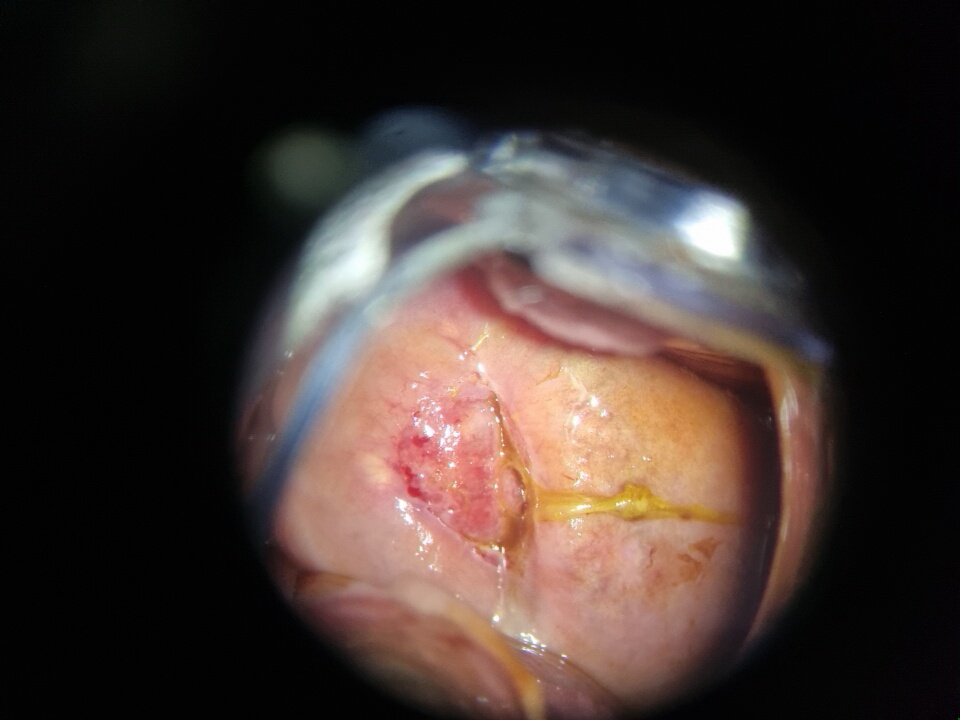
#> input picture CNN_AI/Pacientes_imagenes/paciente6_1/Captura_24.jpg, 960 x 720 px, found by its file name
$ python segmentacionArea.py
#> lines starting #> are read from the running program, lines starting #| are printed output that depends on the picture; after the words box and inside, x2 and y2 are one past the last pixel; in counts of white or black regions, pixels touching at a corner belong together
import cv2
import numpy as np
import matplotlib.pyplot as plt

# Leer la imagen
img = cv2.imread("Pacientes_imagenes/paciente6/Captura_24.jpg")
#> img is the input picture: shape (720, 960, 3); mean B, G, R 48.6, 53.1, 65.8
hsv_img = cv2.cvtColor(img, cv2.COLOR_BGR2HSV)

# Definir rangos de colorqq
lower_cyan = np.array([80, 80, 100])
upper_cyan = np.array([100, 255, 255])
mask_cyan = cv2.inRange(hsv_img, lower_cyan, upper_cyan)
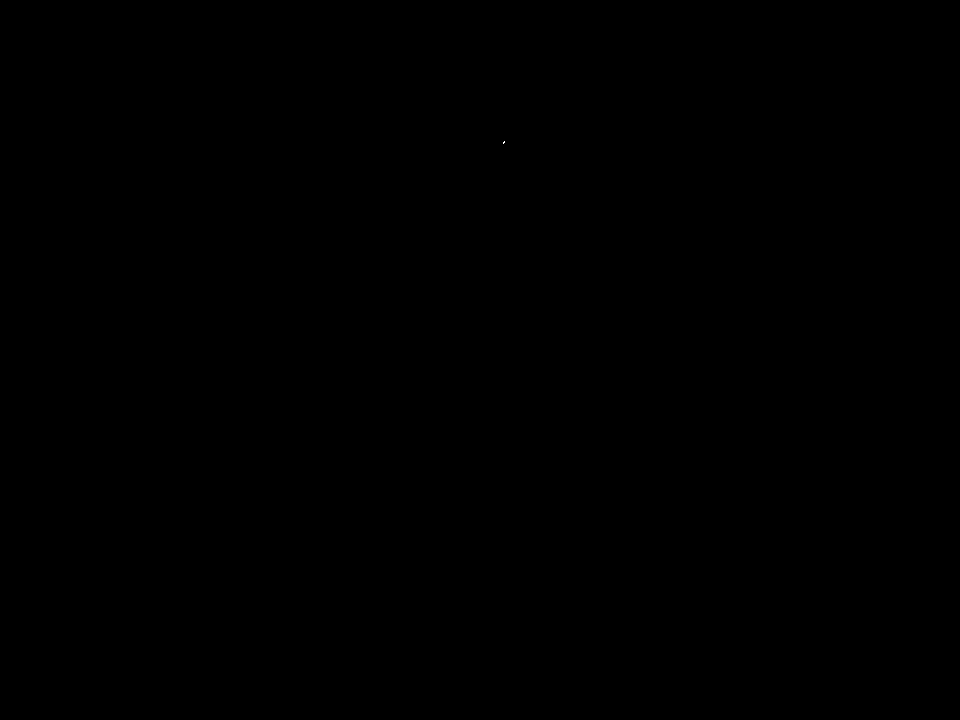
#> mask_cyan: shape (720, 960); 0% white in thin lines or dots, all inside (x1, y1, x2, y2) = (503, 141, 505, 144)

lower_blue = np.array([85, 50, 50])
upper_blue = np.array([109, 255, 255])
mask_blue = cv2.inRange(hsv_img, lower_blue, upper_blue)

lower_skyblue = np.array([90, 50, 100])
upper_skyblue = np.array([120, 255, 255])
mask_blue_sky = cv2.inRange(hsv_img, lower_skyblue, upper_skyblue)

lower_carnita = np.array([0, 0, 0])
upper_carnita = np.array([179, 203, 255])
mask_carnita = cv2.inRange(hsv_img, lower_carnita, upper_carnita)
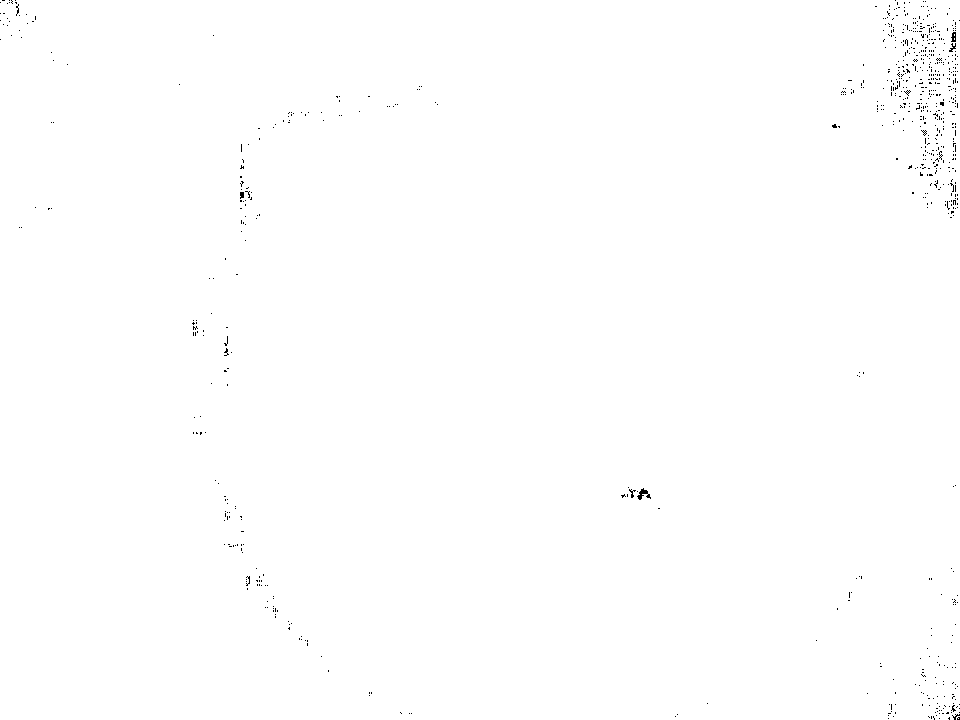
#> mask_carnita: shape (720, 960); 99.7% white; black in thin lines or dots

lower_carnita_clara = np.array([0, 15, 120])
upper_carnita_clara = np.array([20, 90, 255])
mask_carnita2 = cv2.inRange(hsv_img, lower_carnita_clara, upper_carnita_clara)

lower_Violet = np.array([85, 4, 0])
upper_Violet = np.array([138, 219, 122])
mask_violet = cv2.inRange(hsv_img, lower_Violet, upper_Violet)

lower_pink = np.array([0, 0, 20])
upper_pink = np.array([179, 142, 255])
mask_pink = cv2.inRange(hsv_img, lower_pink, upper_pink)

lower_rosa_claro = np.array([160, 20, 180])
upper_rosa_claro = np.array([180, 100, 255])
mask_pink2= cv2.inRange(hsv_img, lower_rosa_claro, upper_rosa_claro)

lower_white = np.array([0, 0, 200])
upper_white = np.array([179, 30, 255])
mask_white = cv2.inRange(hsv_img, lower_white, upper_white)

lower_color_lavanda = np.array([111, 34, 246])
upper_color_lavanda = np.array([124, 143, 253])
mask_lavanda = cv2.inRange(hsv_img, lower_color_lavanda, upper_color_lavanda)

lower_color_morado = np.array([111, 34, 246])
upper_color_morado = np.array([124, 143, 253])
mask_lavanda = cv2.inRange(hsv_img, lower_color_morado, upper_color_morado)

lower_lavanda_negro = np.array([120, 30, 40])
upper_lavanda_negro = np.array([135, 100, 120])

mask_lavanda_obscuro = cv2.inRange(hsv_img, lower_lavanda_negro, upper_lavanda_negro)

lower_black = np.array([120, 30, 40])
upper_black = np.array([135, 120, 60])
mask_negro = cv2.inRange(hsv_img, lower_black, upper_black)

lower_azul_violeta = np.array([125, 50, 70])
upper_azul_violeta = np.array([145, 180, 255])
mask_negro_violeta = cv2.inRange(hsv_img, lower_azul_violeta, upper_azul_violeta)

lower_lavanda_violeta = np.array([120, 60, 130])
upper_lavanda_violeta = np.array([135, 180, 255])
mask_negro_violeta = cv2.inRange(hsv_img, lower_lavanda_violeta, upper_lavanda_violeta)

lower_violeta2 = np.array([110, 60, 150])
upper_violeta2 = np.array([140, 255, 255])
mask_violeta2 = cv2.inRange(hsv_img, lower_violeta2, upper_violeta2)

lower_violeta3 = np.array([110, 100, 60])
upper_violeta3= np.array([140, 255, 180])
mask_violeta3 = cv2.inRange(hsv_img, lower_violeta3, upper_violeta3)

lower_uv = np.array([123, 112, 103])
upper_uv = np.array([130, 208, 247])
mask_violeta4 = cv2.inRange(hsv_img, lower_uv, upper_uv)

lower_red1 = np.array([0, 45, 50])
upper_red1 = np.array([15, 255, 255])

lower_red2 = np.array([160, 45, 50])
upper_red2 = np.array([179, 255, 255])

lower_yellow = np.array([20, 80, 80])
upper_yellow = np.array([35, 255, 255])

lower_pale = np.array([8,  25, 140])
upper_pale = np.array([22, 70, 255])
lower_beige_yellow = np.array([15, 20, 120])
upper_beige_yellow = np.array([40, 110, 255])

lower_yellow = np.array([18, 40, 130])
upper_yellow = np.array([38, 160, 255])

mask_yellow2=cv2.inRange(hsv_img,lower_yellow,upper_yellow)

lower_flesh = np.array([5, 15, 120])
upper_flesh = np.array([25, 90, 255])

mask_flesh=cv2.inRange(hsv_img,lower_flesh,upper_flesh)

lower_red1 = np.array([0, 50, 80])
upper_red1 = np.array([15, 255, 255])

lower_tone = np.array([15, 25, 135])
upper_tone = np.array([40, 120, 255])
mask_tone=cv2.inRange(hsv_img,lower_tone,upper_tone)

mask_red1=cv2.inRange(hsv_img,lower_red1,upper_red1)
lower_red2 = np.array([165, 50, 80])
upper_red2 = np.array([179, 255, 255])

lower_verde =np.array ([40, 80, 80])
upper_verde = np.array([85, 255, 255])

mask_green=cv2.inRange(hsv_img,lower_verde,upper_verde)

lower_yellow_carne = np.array([15, 40, 120])
upper_yellow_carne = np.array([20, 120, 230])
mask_YC=cv2.inRange(hsv_img,lower_yellow_carne,upper_yellow_carne)
mask_beige_yellow=cv2.inRange(hsv_img,lower_beige_yellow,upper_beige_yellow)
mask_rosa_palido=cv2.inRange(hsv_img,lower_pale,upper_pale)
mask_yellow=cv2.inRange(hsv_img,lower_yellow,upper_yellow)

mask_red =cv2.inRange(hsv_img,lower_red1, upper_red1)
mask_red2=cv2.inRange(hsv_img,lower_red2,upper_red2)


# Morfología
kernel = np.ones((5, 5), np.uint8)
mask_cyan = cv2.dilate(mask_cyan, kernel, iterations=5)
mask_cyan = cv2.erode(mask_cyan, kernel, iterations=1)

mask_blue = cv2.dilate(mask_blue, kernel, iterations=5)
mask_blue = cv2.erode(mask_blue, kernel, iterations=2)

mask_blue_sky = cv2.dilate(mask_blue_sky, kernel, iterations=20)
mask_blue_sky = cv2.erode(mask_blue_sky, kernel, iterations=4)

mask_carnita2=cv2.dilate(mask_carnita2,kernel,iterations=15)


mask_white=cv2.erode(mask_white,kernel,iterations=20)
mask_lavanda=cv2.dilate(mask_lavanda,kernel,iterations=10)
mask_lavanda_obscuro=cv2.erode(mask_lavanda_obscuro,kernel,iterations=10)

mask_violeta2=cv2.erode(mask_violeta2,kernel,iterations=5)
mask_pink=cv2.erode(mask_pink,kernel,iterations=1)
mask_red2 = cv2.dilate(mask_red2, kernel,iterations=20)
mask_pink2=cv2.dilate(mask_pink2,kernel,iterations=10)
mask_rosa_palido=cv2.erode(mask_rosa_palido,kernel,iterations=10)

lower_violeta5 = np.array([120, 60, 60])
upper_violeta_5 = np.array([150, 255, 255])
mask_violeta5=cv2.inRange(hsv_img, lower_violeta5, upper_violeta_5)

lower_violeta6 = np.array([140, 60, 30])
upper_violeta6 =np.array ([165, 255, 110])
mask_violeta6=cv2.inRange(hsv_img, lower_violeta6, upper_violeta6)


lower_violeta_azul = np.array([95, 60, 60])
upper_violeta_azul = np.array([135, 255, 255])
mask_blue_violeta=cv2.inRange(hsv_img, lower_violeta_azul, upper_violeta_azul)

# Sumar máscaras
#mask_sum = mask_pink+mask_cyan #365nm
#mask_sum =  mask_blue + mask_violeta3#405
mask_sum= mask_blue_violeta+ mask_violet+ mask_violeta3+ mask_violeta2+ mask_violeta5+ mask_violeta6
#mask_sum=mask_pink+mask_red2+mask_pink2+mask_carnita2+mask_pink2
#mask_sum=mask_green
mask_sum = np.clip(mask_sum, 0, 255).astype(np.uint8)

# Eliminar fragmentos pequeños
mask_clean = np.zeros_like(mask_sum)
contours, _ = cv2.findContours(mask_sum, cv2.RETR_EXTERNAL, cv2.CHAIN_APPROX_SIMPLE)
#> contours = 146 contours, 102 with area under 20; largest, box (x1, y1, x2, y2) and area: (224, 96, 749, 424) 25366, (230, 362, 332, 560) 4333, (654, 616, 800, 720) 3049, (824, 80, 932, 198) 2952, (746, 220, 800, 302) 2335
for cnt in contours:
    area = cv2.contourArea(cnt)
    if area >10000:
        cv2.drawContours(mask_clean, [cnt], -1, 255, thickness=cv2.FILLED)
#> this loop made 146 passes
#> area on passes 6, 14, 15, 21: 21.5, 20.5, 55, 25

# Aplicar máscara limpia a la imagenq
segmented_img = cv2.bitwise_and(img, img, mask=mask_clean)
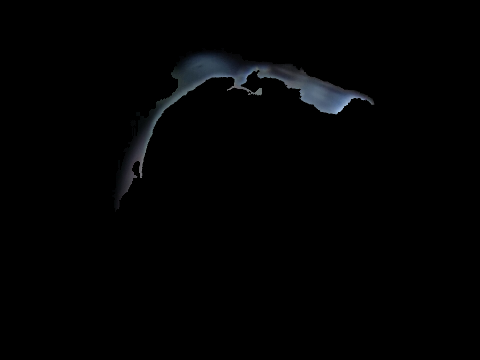
#> segmented_img: shape (720, 960, 3) (shown at 1/2 size); mean B, G, R 2.7, 2.3, 2
segmented_rgb = cv2.cvtColor(segmented_img, cv2.COLOR_BGR2RGB)

# Buscar contorno principal
contours_clean, _ = cv2.findContours(mask_clean, cv2.RETR_EXTERNAL, cv2.CHAIN_APPROX_SIMPLE)
#> contours_clean = 1 contour; box (x1, y1, x2, y2) and area: (224, 96, 749, 424) 25366

if contours_clean:
    main_contour = max(contours_clean, key=cv2.contourArea)
#> main_contour = contour of 1149 points, box (x1, y1, x2, y2) (224, 96, 749, 424), area 25366
    area_objeto = cv2.contourArea(main_contour)
#> area_objeto = 25366
    print(f"Área del objeto de interés: {area_objeto:.2f} píxeles²")
#| Área del objeto de interés: 25366.00 píxeles²

    # Crear máscara del contorno principal
    mask_main = np.zeros_like(mask_clean)
    cv2.drawContours(mask_main, [main_contour], -1, 255, thickness=cv2.FILLED)

    # === GOMA para borrar partes no deseadas ===
    fixed_width = 500
    scale = fixed_width / img.shape[1]
    resized_size = (fixed_width, int(img.shape[0] * scale))

    img_resized = cv2.resize(img, resized_size, interpolation=cv2.INTER_AREA)
    mask_main_resized = cv2.resize(mask_main, resized_size, interpolation=cv2.INTER_NEAREST)

    drawing = False
    ix, iy = -1, -1
    eraser_radius = 20  # Tamaño inicial de la goma

    # [11 lines left out: function draw_eraser, not called in this run]

    cv2.namedWindow("Usa la goma para borrar (Presiona 'q' para salir)")
    cv2.setMouseCallback("Usa la goma para borrar (Presiona 'q' para salir)", draw_eraser)

    print("🧽 Usa el mouse para borrar partes no deseadas.")
    print("Presiona '+' para aumentar el tamaño de la goma.")
    print("Presiona '-' para disminuir el tamaño de la goma.")
    print("Presiona 'q' cuando termines.")

    while True:
        temp_img_resized = cv2.bitwise_and(img_resized, img_resized, mask=mask_main_resized)
        cv2.imshow("Usa la goma para borrar (Presiona 'q' para salir)", temp_img_resized)
        key = cv2.waitKey(1) & 0xFF
#> (key q is pressed here)
        if key == ord('q'):
            break
        elif key == ord('+') or key == ord('='):
            eraser_radius = min(100, eraser_radius + 5)
            print(f"Tamaño de goma: {eraser_radius}")
        elif key == ord('-') or key == ord('_'):
            eraser_radius = max(1, eraser_radius - 5)
            print(f"Tamaño de goma: {eraser_radius}")

    cv2.destroyAllWindows()

    # Escalar máscara modificada al tamaño original
    mask_main = cv2.resize(mask_main_resized, (img.shape[1], img.shape[0]), interpolation=cv2.INTER_NEAREST)
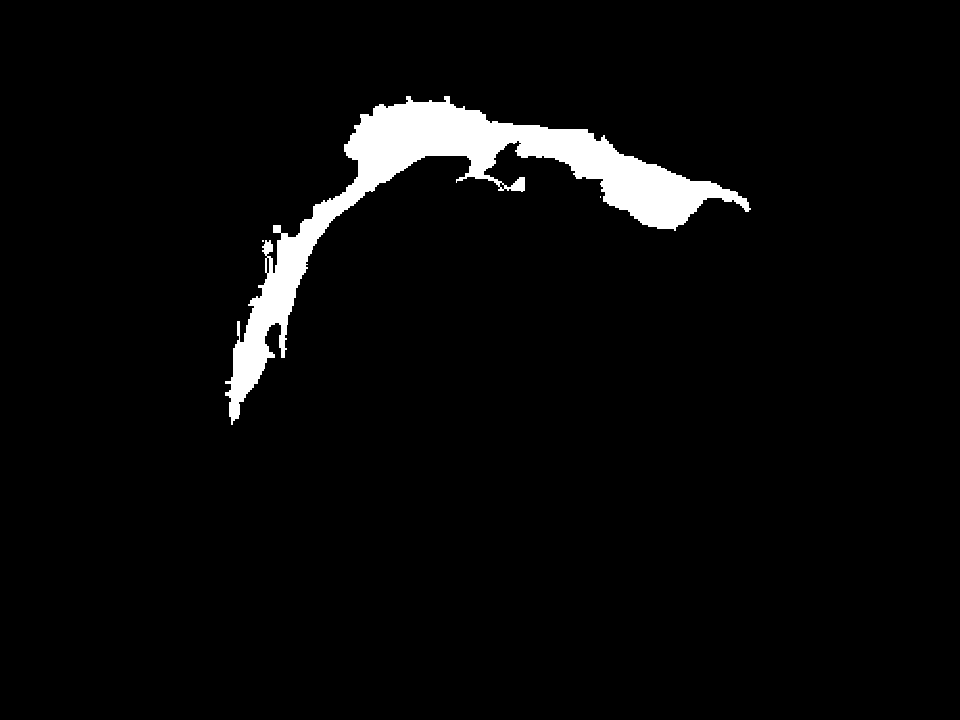
#> mask_main: shape (720, 960); 3.8% white; 3 white regions (2 under 20 px), largest, box (x1, y1, x2, y2) and area: (225, 96, 751, 425) 26417

    # Aplicar nueva máscara
    img_masked = cv2.bitwise_and(img, img, mask=mask_main)
    img_masked_rgb = cv2.cvtColor(img_masked, cv2.COLOR_BGR2RGB)

    # === GUARDAR imagen final limpia ===
    cv2.imwrite("R1.png", img_masked)  # <-- Esta línea guarda la imagen

    print("Imagen editada guardada como 'R1.png'")

    # Mostrar imagen final
    plt.figure(figsize=(10, 5))
    plt.imshow(img_masked_rgb)
    plt.axis("off")
    plt.show()

else:
    print("No se encontró ningún contorno principal.")
